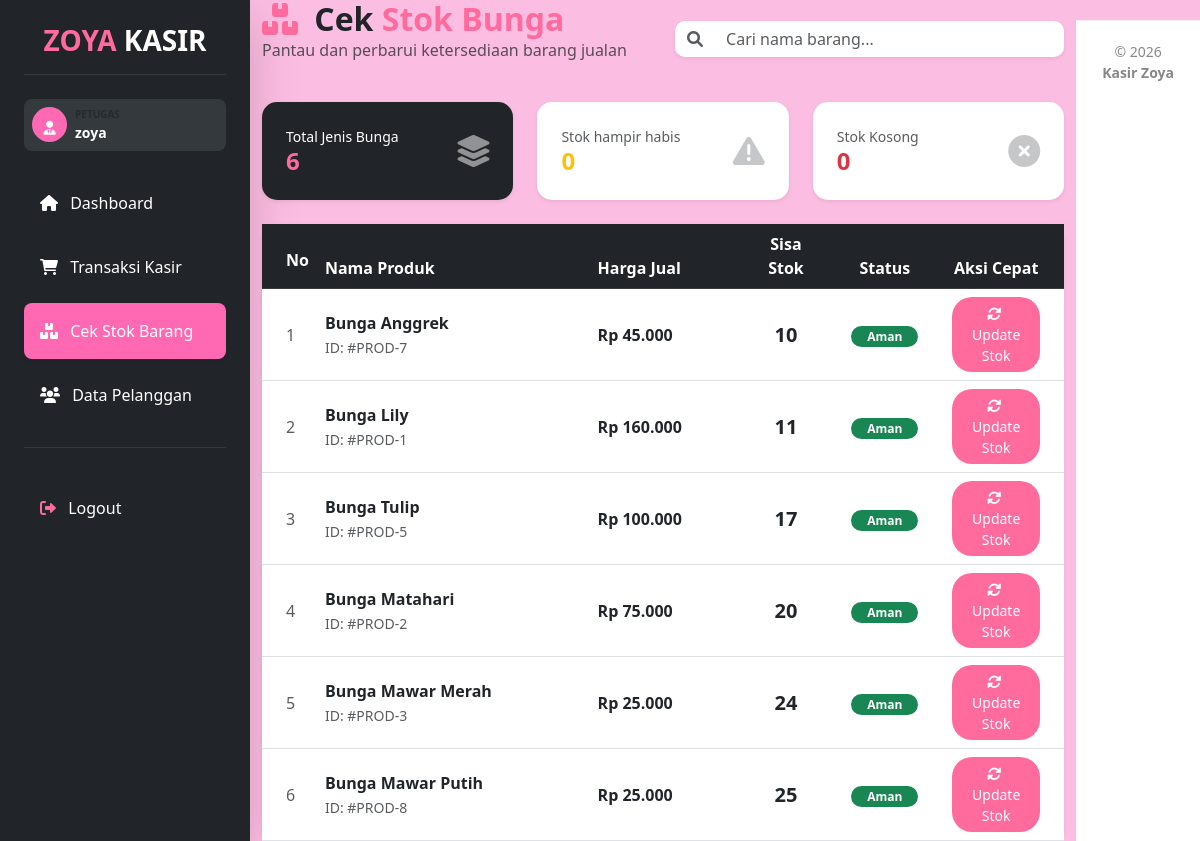
Screenshot of /kasir_zoya/petugas/stok.php?pesan=berhasil (signed in) with the database file from the repository.
### tables this page shows
CREATE TABLE `produk` (
  `ProdukID` int(11) NOT NULL,
  `NamaProduk` varchar(255) NOT NULL,
  `Harga` decimal(10,2) NOT NULL,
  `Stok` int(11) NOT NULL
);

### kasir_zoya/petugas/stok.php (the view, shortened to what this page needs)
<?php
include '../config/koneksi.php';
include '../templates/header.php';
include '../templates/sidebar_petugas.php';
?>
<div class="container-fluid">
    <div class="row mb-4 align-items-center">
        <div class="col-md-6">
            <h2 class="fw-bold text-dark m-0"><i class="fas fa-boxes text-pink me-2"></i> Cek <span class="text-pink">Stok Bunga</span></h2>
            <p class="text-muted">Pantau dan perbarui ketersediaan barang jualan</p>
        </div>
        <div class="col-md-6">
            <div class="input-group shadow-sm" style="border-radius: 10px; overflow: hidden;">
                <span class="input-group-text bg-white border-0"><i class="fas fa-search text-muted"></i></span>
                <input type="text" id="inputCari" class="form-control border-0" placeholder="Cari nama barang..." onkeyup="cariBarang()">
            </div>
        </div>
    </div>
    <div class="row mb-4">
        <div class="col-md-4">
            <div class="card border-0 shadow-sm bg-dark text-white p-2" style="border-radius: 15px;">
                <div class="card-body d-flex justify-content-between align-items-center">
                    <div>
                        <p class="m-0 small">Total Jenis Bunga</p>
                        <h4 class="fw-bold m-0 text-pink"><?php echo mysqli_num_rows(mysqli_query($koneksi, "SELECT * FROM produk")); ?></h4>
                    </div>
                    <i class="fas fa-layer-group fa-2x opacity-50"></i>
                </div>
            </div>
        </div>
        <div class="col-md-4">
            <div class="card border-0 shadow-sm bg-white p-2" style="border-radius: 15px; border-left: 5px solid #ffc107;">
                <div class="card-body d-flex justify-content-between align-items-center">
                    <div>
                        <p class="m-0 small text-muted">Stok hampir habis</p>
                        <h4 class="fw-bold m-0 text-warning"><?php echo mysqli_num_rows(mysqli_query($koneksi, "SELECT * FROM produk WHERE Stok > 0 AND Stok < 10")); ?></h4>
                    </div>
                    <i class="fas fa-exclamation-triangle fa-2x opacity-25"></i>
                </div>
            </div>
        </div>
        <div class="col-md-4">
            <div class="card border-0 shadow-sm bg-white p-2" style="border-radius: 15px; border-left: 5px solid #dc3545;">
                <div class="card-body d-flex justify-content-between align-items-center">
                    <div>
                        <p class="m-0 small text-muted">Stok Kosong</p>
                        <h4 class="fw-bold m-0 text-danger"><?php echo mysqli_num_rows(mysqli_query($koneksi, "SELECT * FROM produk WHERE Stok <= 0")); ?></h4>
                    </div>
                    <i class="fas fa-times-circle fa-2x opacity-25"></i>
                </div>
            </div>
        </div>
    </div>
    <div class="card border-0 shadow-sm" style="border-radius: 15px;">
        <div class="card-body p-0">
            <div class="table-responsive">
                <table class="table table-hover align-middle mb-0" id="tabelStok">
                    <thead class="table-dark">
                        <tr>
                            <th class="ps-4 py-3" width="5%">No</th>
                            <th width="35%">Nama Produk</th>
                            <th width="20%">Harga Jual</th>
                            <th class="text-center" width="10%">Sisa Stok</th>
                            <th class="text-center" width="15%">Status</th>
                            <th class="text-center pe-4" width="15%">Aksi Cepat</th>
                        </tr>
                    </thead>
                    <tbody>
                        <?php
                        $no = 1;
                        $query = mysqli_query($koneksi, "SELECT * FROM produk ORDER BY Stok ASC");
                        while($d = mysqli_fetch_array($query)){
                            $stok = $d['Stok'];
                        ?>
                        <tr>
                            <td class="ps-4 text-muted"><?php echo $no++; ?></td>
                            <td>
                                <span class="fw-bold text-dark d-block"><?php echo $d['NamaProduk']; ?></span>
                                <small class="text-muted">ID: #PROD-<?php echo $d['ProdukID']; ?></small>
                            </td>
                            <td class="fw-bold">Rp <?php echo number_format($d['Harga'], 0, ',', '.'); ?></td>
                            <td class="text-center">
                                <span class="fs-5 fw-bold <?php echo ($stok < 10) ? 'text-danger' : 'text-dark'; ?>"><?php echo $stok; ?></span>
                            </td>
                            <td class="text-center">
                                <?php if($stok <= 0): ?>
                                    <span class="badge bg-danger rounded-pill px-3">Habis</span>
                                <?php elseif($stok < 10): ?>
                                    <span class="badge bg-warning text-dark rounded-pill px-3">Menipis</span>
                                <?php else: ?>
                                    <span class="badge bg-success rounded-pill px-3">Aman</span>
                                <?php endif; ?>
                            </td>
                            <td class="text-center pe-4">
                                <button type="button" class="btn btn-sm text-white"
                                        style="background-color: #ff6b9d; border-radius: 20px; padding: 5px 15px;"
                                        data-bs-toggle="modal"
                                        data-bs-target="#modalUpdate<?php echo $d['ProdukID']; ?>">
                                    <i class="fas fa-sync-alt me-1"></i> Update Stok
                                </button>
                            </td>
                        </tr>
                        <?php } ?>
                    </tbody>
                </table>
            </div>
        </div>
    </div>
</div>
<?php include '../templates/footer.php'; ?>

### kasir_zoya/templates/header.php (style rules this page uses)
:root { --pink-zoya: #ff69b4; --black-zoya: #212529; --white-zoya: #ffffff; }
body { background-color: #fcbde2; overflow-x: hidden; }
.text-pink { color: var(--pink-zoya) !important; }

### kasir_zoya/templates/sidebar_petugas.php (style rules this page uses)
.text-pink { color: #ff69b4 !important; }

### kasir_zoya/petugas/stok.php (style rules this page uses)
.text-pink { color: #ff6b9d !important; }

### rows the page displays
produk: NamaProduk "Bunga Anggrek", ProdukID "7", Harga "45.000", Stok "10", shows "Aman"
produk: NamaProduk "Bunga Lily", ProdukID "1", Harga "160.000", Stok "11", shows "Aman"
produk: NamaProduk "Bunga Tulip", ProdukID "5", Harga "100.000", Stok "17", shows "Aman"
produk: NamaProduk "Bunga Matahari", ProdukID "2", Harga "75.000", Stok "20", shows "Aman"
produk: NamaProduk "Bunga Mawar Merah", ProdukID "3", Harga "25.000", Stok "24", shows "Aman"
produk: NamaProduk "Bunga Mawar Putih", ProdukID "8", Harga "25.000", Stok "25", shows "Aman"

### other values shown
$_SESSION['username'] "zoya"
mysqli_num_rows(mysqli_query($koneksi, "SELECT * FROM produk")) "6"
